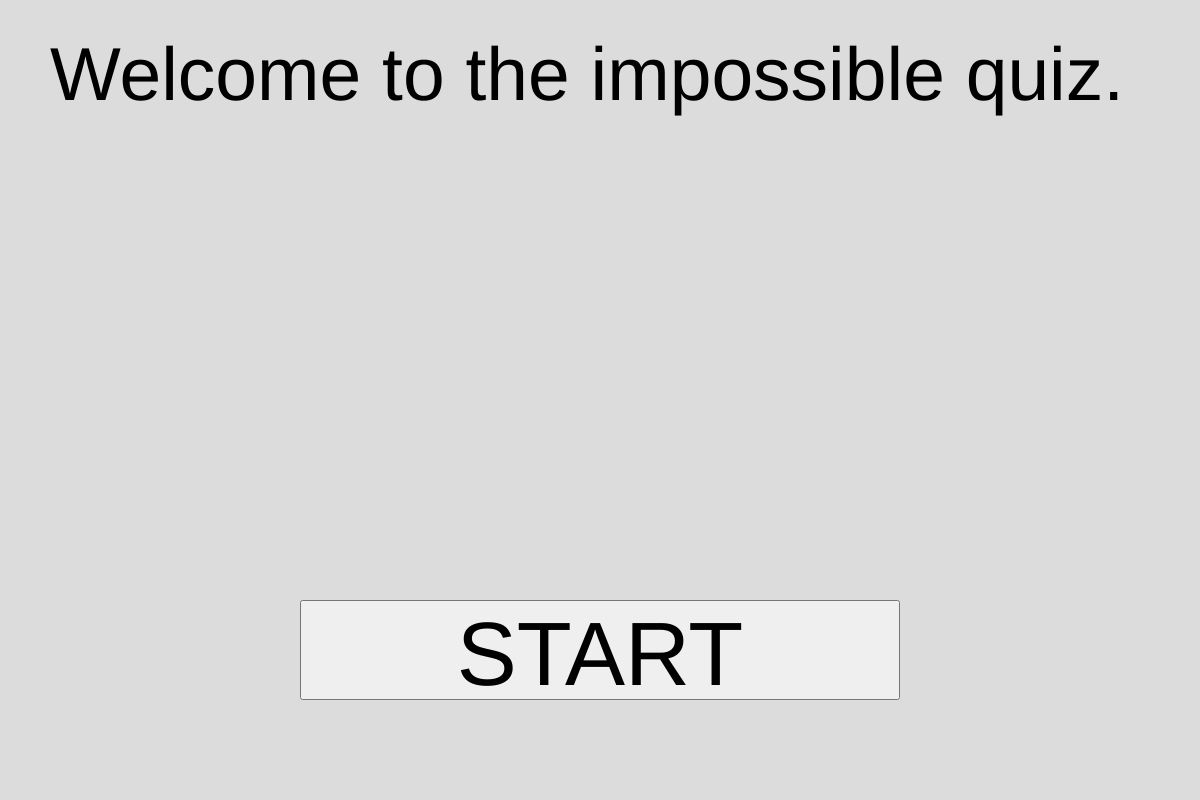
Frame 1 (no input)
Frame 60 (no input): identical to frame 1, image omitted
Frame 120 (the mouse pressed at the canvas centre since frame 60): identical to frame 1, image omitted

The p5.js sketch that drew this single still picture (run headless with seeded random() and noise() and a simulated clock; from frame 60 on, the mouse is pressed at the canvas centre):

// p5.js sketch
// ── sketch.js
let slides = 0;
let answers = []
answers[0] = ["", "", "", ""]
answers[1] = ["7.", "4.", "seven.", "3."]
answers[2] = ["the fourth", "the fourth option", "option", "fish"]
answers[3] = ["fourth", "the second option", "the fourth option", "pick me!"]
answers[4] = ["both", "white with black", "black with white", "the fourth option"]
answers[5] = ["4", "-138.14", "-138.4", "-138.15"]
answers[6] = ["3.5 trillion~", "14", "3", "enough"]
answers[7] = ["no", "no", "no", "yes (i am stupid)"]
answers[8] = ["right and left", "both ways", "the chicken", "left and right then left again"]
answers[9] = ["the dot", "the", ".", "dot"]
answers[10] = ["yes", "yes", "yes", "yes"]
let buttonIDS_answers = []
let startButtonID = []
let results = 0;

function setup() {
  createCanvas(1200, 800);
  let button2 = createButton("START")
  button2.position(300, 600)
  button2.size(600, 100)
  button2.style("font-size", "90px")
  startButtonID.push(button2)
  for (let j = 0; j < 2; j++) {
    for (let i = 0; i < 2; i++) {
      let button = createButton(answers[slides][j * 2 + i])
      button.position(i * 600 + 10, j * 100 + 600)
      button.style("background-color", "white")
      button.style("font-size", "55px")
      button.size(595, 100)
      buttonIDS_answers.push(button)
    }
  }
}

function draw() {
  background(220)
  if (results == 1) {
    background(0, 255, 0)
    startButtonID[0].mousePressed(nextSlide)
    startButtonID[0].html("NEXT")
    for (let i = 0; i < 4; i++) {
      buttonIDS_answers[i].hide()
      startButtonID[0].show()
    }
    fill(0)
    text("CORRECT", 100, 100)
  }
  if (results == 2) {
    background(255,0,0)
    startButtonID[0].mousePressed(restart)
    startButtonID[0].html("RESTART")
    for (let i = 0; i < 4; i++) {
      buttonIDS_answers[i].hide()
      startButtonID[0].show()
    }
  }

  if (results == 0) {
    startButtonID[0].mousePressed(nextSlide)
    startButtonID[0].html("START")
  }
  if (slides == 0) {
    textSize(75)
    if (results !== 1 && results !== 2) {
      text("Welcome to the impossible quiz.", 50, 100)
    }
    for (let i = 0; i < 4; i++) {
      buttonIDS_answers[i].hide()
    }
  }

  if (slides !== 0) {
    if (results !== 1 && results !== 2) {
      startButtonID[0].hide()
      for (let i = 0; i < 4; i++) {
        buttonIDS_answers[i].show()
        buttonIDS_answers[i].html(answers[slides][i])
        buttonIDS_answers[i].mouseOver(() => buttonIDS_answers[i].style("background-color", "#9e9e9e"))
        buttonIDS_answers[i].mouseOut(() => buttonIDS_answers[i].style("background-color", "white"))
      }
    }

  }
  if (slides == 3 || slides == 6 || slides == 7 || slides == 10) {
    buttonIDS_answers[0].mousePressed(correctAnswer)
  } else if (slides == 1 || slides == 2 || slides == 4 || slides == 5 || slides == 8 || slides == 9) [
    buttonIDS_answers[0].mousePressed(wrongAnswer)
  ]
  if (slides == 1 || slides == 4 || slides == 5 || slides == 7 || slides == 10) {
    buttonIDS_answers[1].mousePressed(correctAnswer)
  } else if (slides == 2 || slides == 3 || slides == 6 || slides == 8 || slides == 9) {
    buttonIDS_answers[1].mousePressed(wrongAnswer)
  }
  if (slides == 4 || slides == 7 || slides == 10) {
    buttonIDS_answers[2].mousePressed(correctAnswer)
  } else if (slides == 1 || slides == 2 || slides == 3 || slides == 5 || slides == 6 || slides == 8 || slides == 9) {
    buttonIDS_answers[2].mousePressed(wrongAnswer)
  }
  if (slides == 2 || slides == 8 || slides == 10) {
    buttonIDS_answers[3].mousePressed(correctAnswer)
  } else if (slides == 1 || slides == 3 || slides == 4 || slides == 5 || slides == 6 || slides == 7 || slides == 9) {
    buttonIDS_answers[3].mousePressed(wrongAnswer)
  }

}

function nextSlide() {
  slides += 1
  results = 0
}

function correctAnswer() {
  results = 1
}

function wrongAnswer () {
  results = 2
}

function restart() {
  slides = 0
  results = 0
}
